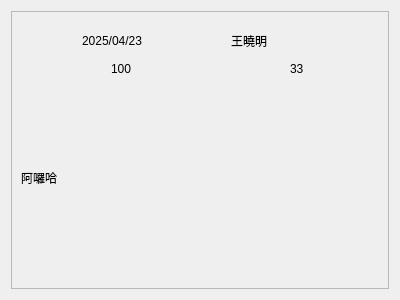
<?xml version="1.0" encoding="UTF-8"?>
<ui version="4.0">
 <class>Frame</class>
 <widget class="QFrame" name="Frame">
  <property name="geometry">
   <rect>
    <x>0</x>
    <y>0</y>
    <width>400</width>
    <height>300</height>
   </rect>
  </property>
  <property name="sizePolicy">
   <sizepolicy hsizetype="Expanding" vsizetype="Preferred">
    <horstretch>0</horstretch>
    <verstretch>0</verstretch>
   </sizepolicy>
  </property>
  <property name="windowTitle">
   <string>Frame</string>
  </property>
  <layout class="QVBoxLayout" name="verticalLayout">
   <item>
    <layout class="QVBoxLayout" name="verticalLayout_25" stretch="0">
     <property name="spacing">
      <number>1</number>
     </property>
     <item>
      <widget class="QFrame" name="comment_area">
       <property name="frameShape">
        <enum>QFrame::StyledPanel</enum>
       </property>
       <property name="frameShadow">
        <enum>QFrame::Raised</enum>
       </property>
       <layout class="QVBoxLayout" name="verticalLayout_48">
        <property name="spacing">
         <number>1</number>
        </property>
        <item>
         <layout class="QHBoxLayout" name="horizontalLayout_78" stretch="1,5">
          <item>
           <widget class="QLabel" name="user_comment_icon_5">
            <property name="minimumSize">
             <size>
              <width>40</width>
              <height>40</height>
             </size>
            </property>
            <property name="text">
             <string/>
            </property>
           </widget>
          </item>
          <item>
           <layout class="QHBoxLayout" name="horizontalLayout_79">
            <item>
             <widget class="QLabel" name="comment_time_5">
              <property name="font">
               <font>
                <family>Segoe UI</family>
               </font>
              </property>
              <property name="text">
               <string>2025/04/23</string>
              </property>
             </widget>
            </item>
            <item>
             <widget class="QLabel" name="comment_name_5">
              <property name="font">
               <font>
                <family>Segoe UI</family>
               </font>
              </property>
              <property name="text">
               <string>王曉明</string>
              </property>
             </widget>
            </item>
           </layout>
          </item>
         </layout>
        </item>
        <item>
         <layout class="QHBoxLayout" name="horizontalLayout_80">
          <item>
           <widget class="QPushButton" name="like_button_5">
            <property name="styleSheet">
             <string notr="true">QPushButton {
    background-color: transparent;
    border: none;
    icon-size: 24px;
}

QPushButton:hover {
    background-color: rgba(0, 0, 0, 30);  /* 半透明黑色遮罩 hover */
}


QPushButton:pressed {
    padding-left: 1px;
    padding-top: 1px;
}
</string>
            </property>
            <property name="text">
             <string/>
            </property>
            <property name="icon">
             <iconset resource="resource.qrc">
              <normaloff>:/icons/icons/like.png</normaloff>:/icons/icons/like.png</iconset>
            </property>
            <property name="flat">
             <bool>true</bool>
            </property>
           </widget>
          </item>
          <item>
           <widget class="QLabel" name="like_number_5">
            <property name="font">
             <font>
              <family>Segoe UI</family>
              <weight>50</weight>
              <bold>false</bold>
             </font>
            </property>
            <property name="text">
             <string>100</string>
            </property>
           </widget>
          </item>
          <item>
           <widget class="QPushButton" name="dislike_button_5">
            <property name="styleSheet">
             <string notr="true">QPushButton {
    background-color: transparent;
    border: none;
    icon-size: 24px;
}

QPushButton:hover {
    background-color: rgba(0, 0, 0, 30);  /* 半透明黑色遮罩 hover */
}


QPushButton:pressed {
    padding-left: 1px;
    padding-top: 1px;
}
</string>
            </property>
            <property name="text">
             <string/>
            </property>
            <property name="icon">
             <iconset>
              <normaloff>icons/break-heart_icon.png</normaloff>icons/break-heart_icon.png</iconset>
            </property>
           </widget>
          </item>
          <item>
           <widget class="QLabel" name="dislike_number_5">
            <property name="font">
             <font>
              <family>Segoe UI</family>
             </font>
            </property>
            <property name="text">
             <string>33</string>
            </property>
           </widget>
          </item>
         </layout>
        </item>
        <item>
         <widget class="QLabel" name="comment_text_5">
          <property name="sizePolicy">
           <sizepolicy hsizetype="Preferred" vsizetype="MinimumExpanding">
            <horstretch>0</horstretch>
            <verstretch>0</verstretch>
           </sizepolicy>
          </property>
          <property name="font">
           <font>
            <family>Segoe UI</family>
           </font>
          </property>
          <property name="text">
           <string>阿囉哈</string>
          </property>
          <property name="wordWrap">
           <bool>true</bool>
          </property>
         </widget>
        </item>
       </layout>
      </widget>
     </item>
    </layout>
   </item>
  </layout>
 </widget>
 <resources>
  <include location="resource.qrc"/>
 </resources>
 <connections/>
</ui>
